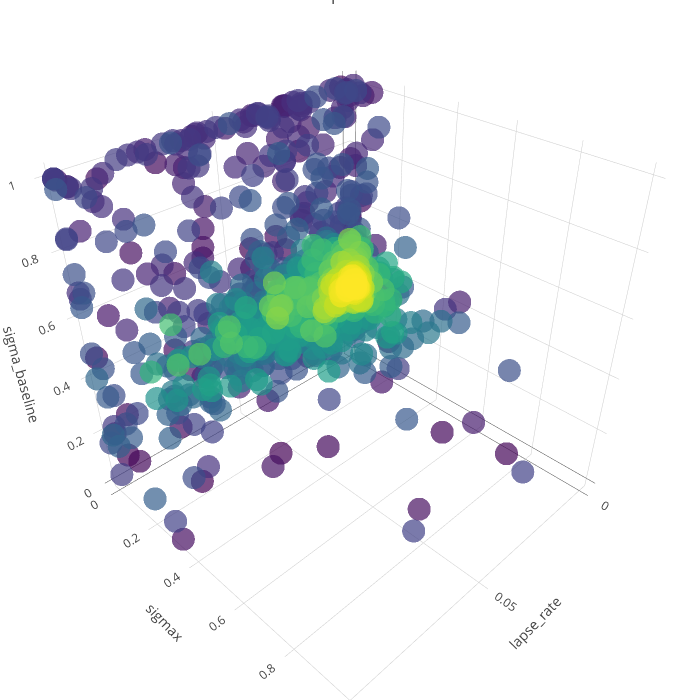

Here is the notebook cell this chart was saved with:
### Code cell
# Filter the start of steps only
df_cmaes_traj = df_best_fits[df_best_fits['step'] < 2000]
result_to_color = np.array(df_cmaes_traj['step'])
# result_to_color = np.array(df_cmaes_traj[metric])
# result_to_color = np.log(result_to_color)

# parameters = ['M', 'ratio_hierarchical', 'sigma_baseline']
parameters = ['lapse_rate', 'sigmax', 'sigma_baseline']

text = ['> %s' % (x) for x in result_to_color]

trace1 = go.Scatter3d(
        x = df_cmaes_traj[parameters[0]],
        y = df_cmaes_traj[parameters[1]],
        z = df_cmaes_traj[parameters[2]],
        text = text,
        mode = 'markers',
        marker = go.Marker(
            color = result_to_color,
            size = 8,
            colorscale='Viridis',
            opacity=0.7
        )
    )
data = [trace1]
layout = go.Layout(
    title='Landscape for NLL92',
    autosize=False,
    width=700,
    height=700,
    margin=dict(
        l=0,
        r=0,
        b=0,
        t=0),
    scene=go.Scene(
        xaxis=go.XAxis(
            title=parameters[0],
        ),
        yaxis=go.YAxis(
            title=parameters[1],
        ),
        zaxis=go.ZAxis(
            title=parameters[2],
        )
    )
)
fig = go.Figure(data=data, layout=layout)
py.iplot(fig)

### Figure 1 — Plotly figure (JSON) as saved in the notebook; plotly's stock layout.template omitted (floating-point values rounded to 4 significant figures; data arrays with more than 128 entries replaced by an {"elided": "..."} marker saying what was removed)
{"data": [{"marker": {"color": {"elided": "1761 int values"}, "colorscale": "Viridis", "opacity": 0.7, "size": 8}, "mode": "markers", "text": {"elided": "1761 str values"}, "type": "scatter3d", "x": {"elided": "1761 float values"}, "y": {"elided": "1761 float values"}, "z": {"elided": "1761 float values"}}], "layout": {"autosize": false, "height": 700, "margin": {"b": 0, "l": 0, "r": 0, "t": 0}, "scene": {"xaxis": {"title": "lapse_rate"}, "yaxis": {"title": "sigmax"}, "zaxis": {"title": "sigma_baseline"}}, "title": "Landscape for NLL92", "width": 700}}
